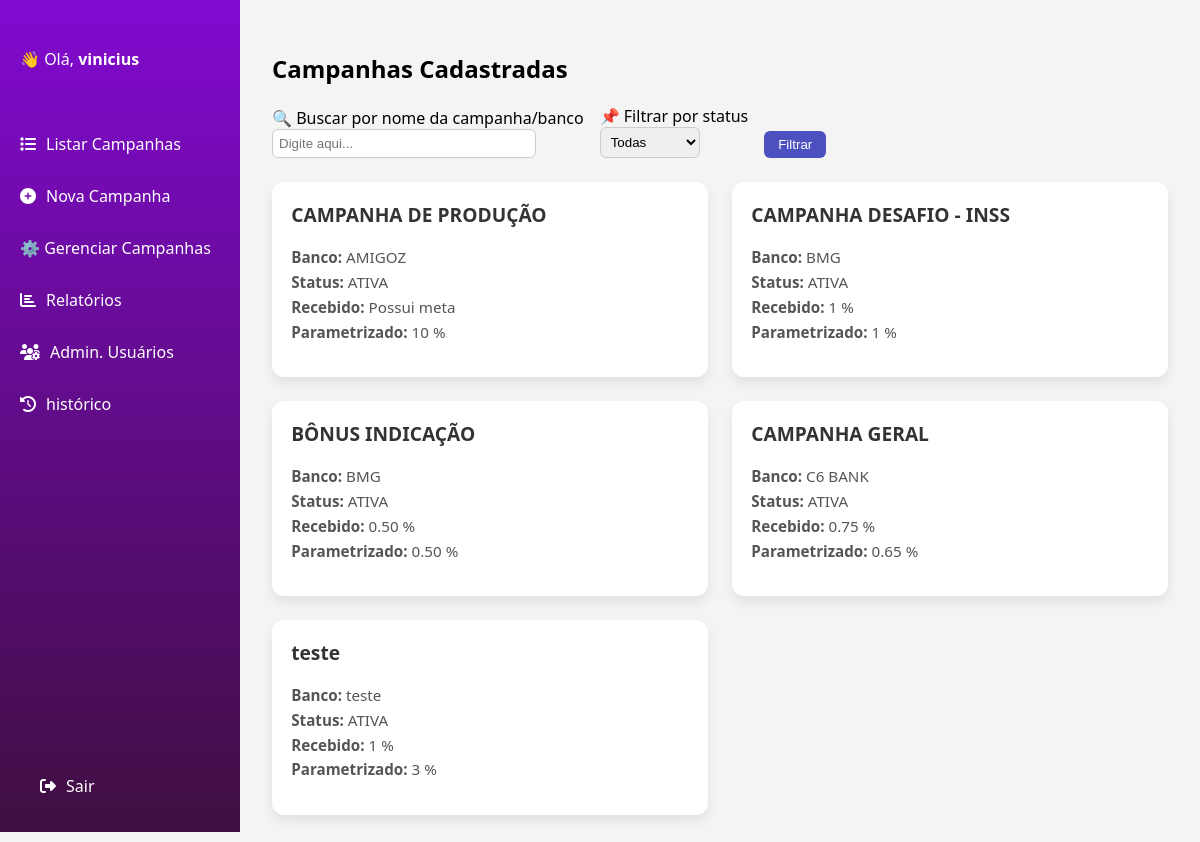
/campanhas/ (signed in), run on an earlier commit of the app's database.
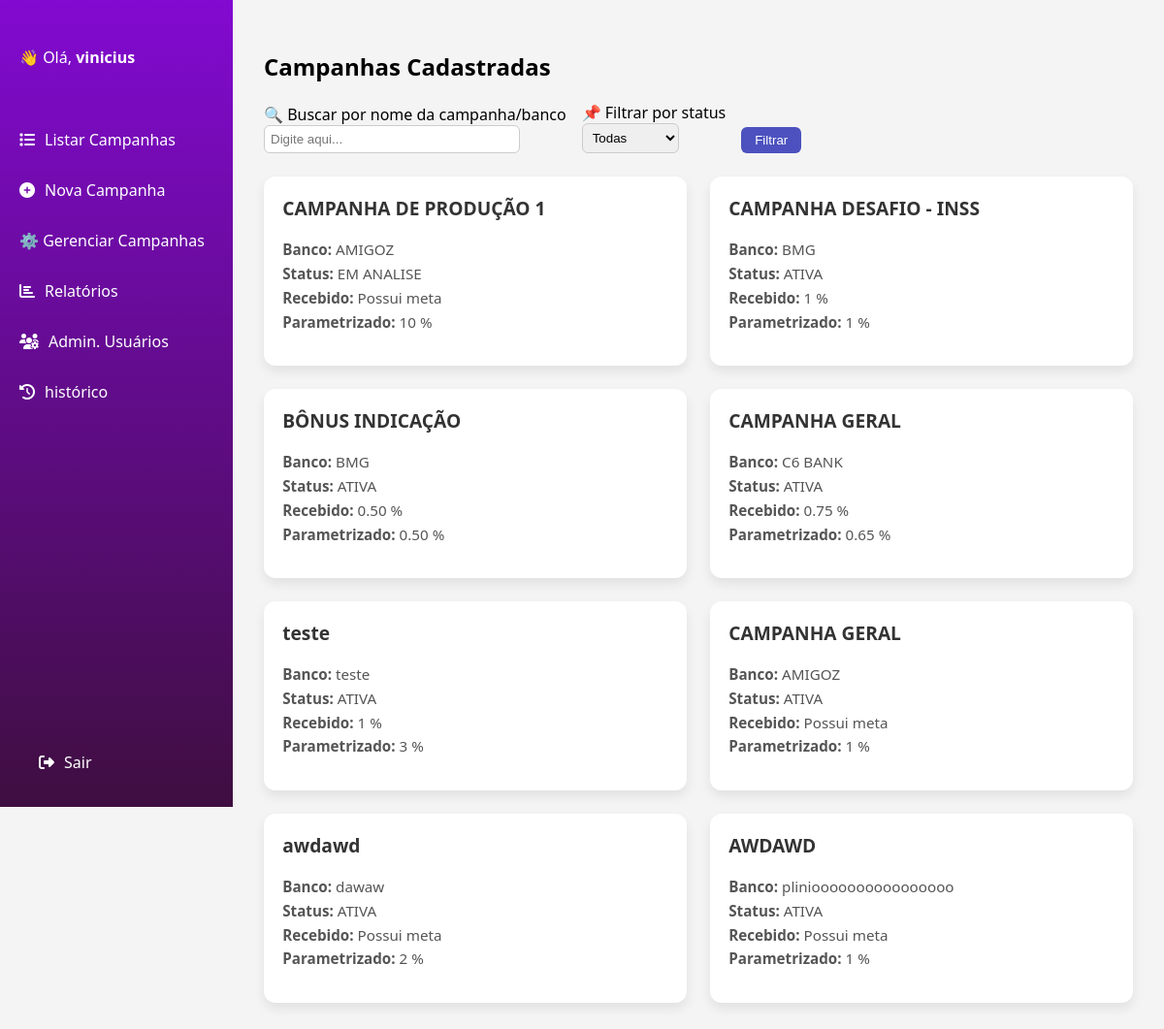
And on a later commit of the database.
### usuarios/models.py (models this page shows, shortened)
class Usuario(AbstractUser):
    TIPO_CHOICES = (
        ('master', 'Master'),
        ('editor', 'Editor'),
        ('visualizador', 'Visualizador'),
    )
    tipo = models.CharField(max_length=20, choices=TIPO_CHOICES, default='visualizador')

### campanhas/models.py (models this page shows, shortened)
class Campanha(models.Model):
    TIPO_VALOR_CHOICES = [
        ('R$', 'R$'),
        ('%', '%'),
    ]
    STATUS_MANUAL_CHOICES = [
        ('ATIVA', 'Ativa'),
        ('INATIVA', 'Inativa'),
        ('EM ANALISE', 'Em analise'),
    ]
    banco = models.ForeignKey(Banco, on_delete=models.PROTECT, related_name='campanhas')
    campanha = models.CharField(max_length=200, default=' ')
    nomenclatura_wb = models.CharField(max_length=200, default=' ')
    recebido = models.CharField(max_length=200, default=' ', blank=True, null=True)
    parametrizado_wb = models.CharField(max_length=200, default=' ', blank=True, null=True)
    tipo_valor_recebido = models.CharField(max_length=20, choices=TIPO_VALOR_CHOICES, default='%', blank=True, null=True)
    tipo_valor_parametrizado_wb = models.CharField(max_length=20, choices=TIPO_VALOR_CHOICES, default=' ', blank=True, null=True)
    vigencia_inicio = models.DateField(default=timezone.now)
    vigencia_fim = models.DateField(blank=True, null=True)
    periodicidade_repasses = models.CharField(max_length=100, default=' ')
    previsao_pagamento = models.CharField(max_length=100,blank=True, null=True)
    parametro_avaliacao = models.TextField(default=' ')
    criterio_apuracao = models.TextField(default=' ')
    observacoes = models.TextField(blank=True, null=True)
    possui_meta = models.BooleanField(default=False)
    tem_garantido = models.BooleanField(default=False)
    status_manual = models.CharField(max_length=50, choices=STATUS_MANUAL_CHOICES, default='ATIVA')

class Banco(models.Model):
    nome = models.CharField(max_length=100, default='Banco Genérico')
    def __str__(self):
        return self.nome

### campanhas/views.py (the view)
# urls.py: path('campanhas/', CampanhaListView.as_view(), name='campanha_list'),
@method_decorator(login_required(login_url='login'), name='dispatch')
class CampanhaListView(ListView):
    model = Campanha
    template_name = 'campanha_list.html'
    context_object_name = 'campanhas'
    def get_queryset(self):
        queryset = super().get_queryset()
        termo_busca = self.request.GET.get('q')
        status_filtro = self.request.GET.get('status')
        if termo_busca:
            queryset = queryset.filter(
                Q(campanha__icontains=termo_busca) |
                Q(banco__nome__icontains=termo_busca)
            )
        if status_filtro and status_filtro != 'todas':
            queryset = queryset.filter(status_manual__iexact=status_filtro)
        return queryset
    def get_context_data(self, **kwargs):
        context = super().get_context_data(**kwargs)
        context['q'] = self.request.GET.get('q', '')
        context['status'] = self.request.GET.get('status', 'todas')
        return context

### campanhas/templates/campanha_list.html (shortened to what this page needs)
{% extends 'base.html' %}
{% block content %}
<h2>Campanhas Cadastradas</h2>
<form method="get" style="display: flex; gap: 1rem; align-items: flex-end; margin-bottom: 1.5rem; flex-wrap: wrap;">
  <div>
    <label for="id_q">🔍 Buscar por nome da campanha/banco</label><br>
    <input type="text" name="q" id="id_q" value="{{ q }}" placeholder="Digite aqui..." style="padding: 6px; border-radius: 6px; border: 1px solid #ccc; min-width: 250px;">
  </div>
  <div>
    <label for="id_status">📌 Filtrar por status</label><br>
    <select name="status" id="id_status"
        style="padding: 6px; border-radius: 6px; border: 1px solid #ccc;">
        <option value="todas"        {% if status == 'todas' %}selected{% endif %}>Todas</option>
    </select>
  </div>
  <div>
    <button type="submit" style="padding: 6px 14px; background: #4c51bf; color: #fff; border: none; border-radius: 6px;">Filtrar</button>
  </div>
</form>
<div class="grid-campanhas">
  {% for campanha in campanhas %}
    <div class="card">
      <h3>{{ campanha.campanha }}</h3>
      <p><strong>Banco:</strong> {{ campanha.banco }}</p>
      <p><strong>Status:</strong> {{ campanha.status_manual }}</p>
      <p><strong>Recebido:</strong>
        {% if campanha.faixas.exists %}
          Possui meta
        {% else %}
          {{ campanha.recebido|default:"-" }}
          {{ campanha.tipo_valor_recebido }}
        {% endif %}
      </p>
      <p><strong>Parametrizado:</strong>
        {{ campanha.parametrizado_wb|default:"-" }}
        {{ campanha.tipo_valor_parametrizado_wb }}
      </p>
    </div>
  {% empty %}
    <p>Nenhuma campanha cadastrada ainda.</p>
  {% endfor %}
</div>
{% endblock %}

### campanhas/templates/base.html (shortened to what this page needs)
<!DOCTYPE html>
<html lang="pt-br">
<head>
    <link rel="stylesheet" href="https://cdnjs.cloudflare.com/ajax/libs/font-awesome/6.4.0/css/all.min.css">
</head>
<body>
    <nav class="sidebar">
        <div style="padding: 0 20px; margin-bottom: 2rem;">
        {% if user.is_authenticated %}
            <p>👋 Olá, <strong>{{ user.username }}</strong></p>
        {% endif %}
        </div>
        <a href="{% url 'campanha_list' %}"><i class="fa fa-list"></i>Listar Campanhas</a>
        {% if user.is_authenticated and user.tipo in 'editor master' %}
            <a href="{% url 'campanha_create' %}"><i class="fa fa-plus-circle"></i>Nova Campanha</a>
            <a href="{% url 'campanha_controle' %}">⚙️ Gerenciar Campanhas</a>
        {% endif %}
        <a href="#"><i class="fa fa-chart-bar"></i>Relatórios</a>
        {% if user.is_authenticated and user.tipo == 'master' %}
        <a href="{% url 'admin_usuarios' %}"><i class="fa fa-users-cog"></i>Admin. Usuários</a>
        <a href="{% url 'historico_listagem' %}"><i class="fa fa-history"></i>histórico</a>
        {% endif %}
        <div style="margin-top: auto; padding: 20px;">
        {% if user.is_authenticated %}
            <a href="{% url 'logout' %}"><i class="fa fa-sign-out-alt"></i> Sair</a>
        {% endif %}
        </div>
    </nav>
    <main class="content">
        {% block content %}{% endblock %}
    </main>
</body>
</html>

### campanhas/templates/base.html (style rules this page uses)
body { margin: 0; font-family: 'Segoe UI', sans-serif; background-color: #f4f4f4; display: flex; }
.sidebar { width: 240px; height: 100vh; background: linear-gradient(to bottom, #820AD1, #3F0E40); color: white; display: flex; flex-direction: column; padding-top: 2rem; }
.sidebar a { color: white; text-decoration: none; padding: 15px 20px; display: flex; align-items: center; transition: background 0.2s; }
.sidebar i { margin-right: 10px; }
.content { flex: 1; padding: 2rem; }

### campanhas/templates/campanha_list.html (style rules this page uses)
.grid-campanhas { display: grid; grid-template-columns: repeat(auto-fill, minmax(320px, 1fr)); gap: 1.5rem; margin-top: 1rem; }
.card { background: #fff; border-radius: 12px; box-shadow: 0 6px 12px rgba(0, 0, 0, 0.08); padding: 1.2rem; transition: all 0.3s ease; position: relative; overflow: hidden; }
.card h3 { margin-top: 0; font-size: 1.2rem; color: #333; }
.card p { margin: 0.3rem 0; font-size: 0.95rem; color: #555; }

What changed in the data, as far as the page shows it:
changed Campanha: campanha "CAMPANHA DE PRODUÇÃO" → "CAMPANHA DE PRODUÇÃO 1"; status_manual "ATIVA" → "EM ANALISE"
added Campanha: campanha "CAMPANHA GERAL", banco "AMIGOZ", status_manual "ATIVA", shows "Possui meta", parametrizado_wb "1", tipo_valor_parametrizado_wb "%"
added Campanha: campanha "awdawd", banco "dawaw", status_manual "ATIVA", shows "Possui meta", parametrizado_wb "2", tipo_valor_parametrizado_wb "%"
added Campanha: campanha "AWDAWD", banco "plinioooooooooooooooo", status_manual "ATIVA", shows "Possui meta", parametrizado_wb "1", tipo_valor_parametrizado_wb "%"
